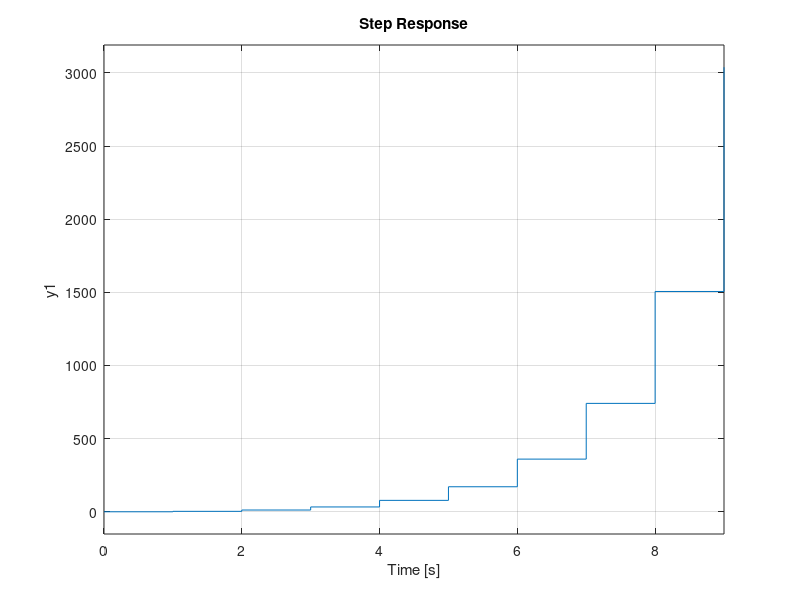
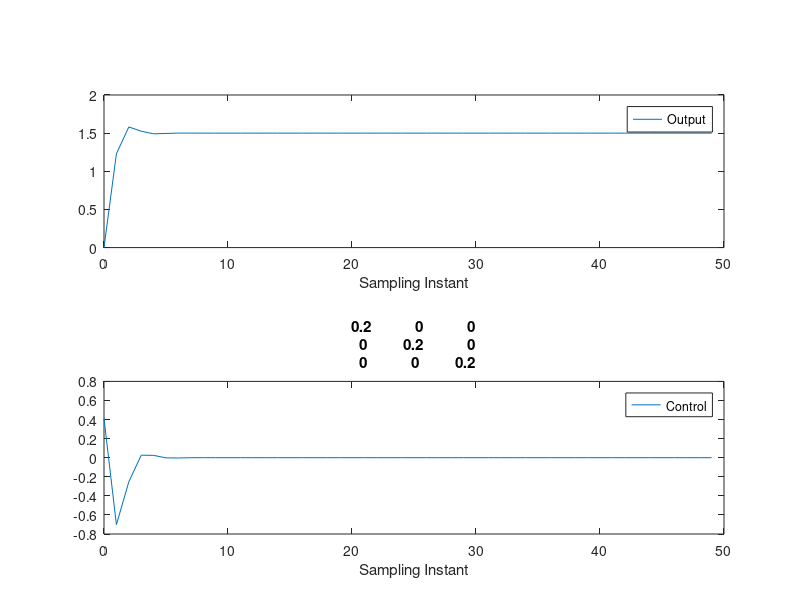

The MATLAB source for these figures, in order:
% MPC Assignment 1
clc; clear all; close all;

% SOLUTION: CHANGE NP,NC, WEIGHTS IN ANY COMBINATION TO GET THE DESIRED o/p
% ONE SUCH COMBINATION IS USED HERE

% STEP 1 : FORMULATING DISCRITIZED STATE SPACE MODEL
% 
Am=[2 0; 6 1]; 
Bm=[-1 -3]';
Cm=[0 -1];
Dm=0;
% Am =[0 1 0 ; 0.25 0 1; 0 0 0 ]
% Bm=[2 0 1]';
% Cm=[1 0 0; 1 -1 1];
% Dm=0;
sys_p = ss(Am,Bm,Cm,Dm,1);
step(sys_p); % step response of the system
% STEP 2 : COMPUTE TOPELITZ & OTHER GAIN MATRICES
Np = 7; 								% Prediction horizon	
Nc = 3; 						        % Control horizon 

% Compute matrices [Phi_Phi,Phi_F,Phi_R,A_e,B_e,C_e] 
[q,n1] = size(Cm);  					% No. of outputs = q = rows of C matrix 
[n1,m] = size(Bm);  					% No. of inputs  = m = columns of B matrix 

% Compute Augumented matrices A_e,B_e,C_e
A_e = eye(n1+q,n1+q);
A_e(1:n1,1:n1) = Am;
A_e(n1+1:n1+q,1:n1) = Cm*Am;

B_e = zeros(n1+q,m);
B_e(1:n1,:) = Bm;
B_e(n1+1:n1+q,:) = Cm*Bm;

C_e = zeros(q,n1+q);
C_e(:,n1+1:n1+q) = eye(q,q);

% Compute Topelitz matrix 
n = n1+q;
h(1:q,:) = C_e;
F = zeros(q*Np,n1+q);
F(1:q,:) = C_e*A_e;

for kk = 2:Np 
    h((kk-1)*q+1:kk*q,:) = h((kk-2)*q+1:(kk-1)*q,:)*A_e;
    F((kk-1)*q+1:kk*q,:) = F((kk-2)*q+1:(kk-1)*q,:)*A_e; 
end

v = h*B_e;
Phi = zeros(q*Np,m*Nc); 				% declare dimensions of Phi matrix 
Phi(:,1:m) = v; 						% first m columns of Phi matrix 

for i = 2:Nc
    Phi(:,(i-1)*m+1:i*m) = [zeros((i-1)*(q),m);v(1:q*(Np-i+1),1:m)]; %Toeplitz matrix 
end

Phi_Phi = Phi'*Phi;

% STEP 3 : INITIALIZE CONDITIONS FOR MPC 

q = size(Cm,1); 					% no. of outputs
[n,m] = size(B_e);	
nm = size(Am,1); 

xm = [0 0]'; 			% initial tank heights or inital state vector 

Xf = zeros(n,1); 					% Declarae Xf matrix where Xf = [x(k)-x(k-1) ; y(k)]   

N_sim = 50;						% No. of simulations 
 
u = zeros(m,1);    					% u(k-1) = 0 
y = Cm*xm;    					% inital output measurement = 0 

uwt = [0.2];						% penalty on control moves 

ysp = [1.5]; 					% desired set point for tracking output 
Rs = repmat(ysp',Np,1); 		    % Declare set point matrix 

R = zeros(m*Nc,m*Nc); 
R(1:m,1:m) = diag(uwt);				% Declare Penalty matrix 
for i = 2:Nc
    R((i-1)*m+1:i*m,(i-1)*m+1:i*m) = diag(uwt);
end

H = Phi_Phi+R;						% Compute Hessian matrix
Phi_R = Phi'*Rs;
Phi_F = Phi'*F;

uk_prev = u;						% previous control input   
r=ones(N_sim,1);

% STEP 4: KALMAN FILTER (Observer & Estimator) Initialisation

for kk=1:N_sim;
    % Free response
    yo = F*Xf;
    DeltaU=inv(Phi_Phi+R*eye(Nc,Nc))*(Phi_R*r(kk)-Phi_F*Xf);
    KMpc = (inv(Phi_Phi+R*eye(Nc,Nc))*Phi_F);
    KMPc = KMpc(1,:);
   
    % Closed loop Eigen values
    MPC_CL = eig(A_e - B_e*KMPc)
    deltau=DeltaU(1,:);
   
    % Forced response
    yf = Phi*DeltaU;
    %plot([yo+yf])
    u=u+deltau;
    u1(:,kk)=u;
    y1(:,kk)=y;

    % plant simulation
    xm_old=xm;
    xm=Am*xm+Bm*u;
    y=Cm*xm;
    Xf=[xm-xm_old;y]; % Full state feedback in delta
end
  
% Energy calculation
sum(u1.^2)
k=0:(N_sim-1);
figure
subplot(211)
plot(k,y1)
xlabel('Sampling Instant')
legend('Output')
subplot(212)
plot(k,u1)
xlabel('Sampling Instant')
legend('Control')
title(num2str(R))
